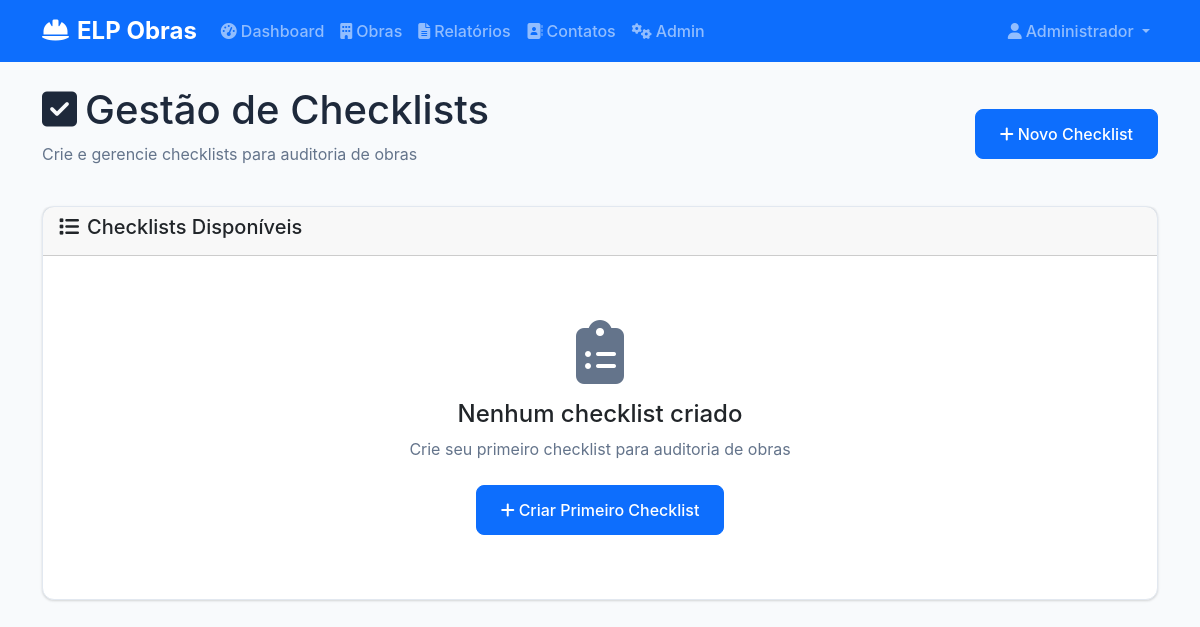
Before: /admin/checklists (signed in) with the older database file.
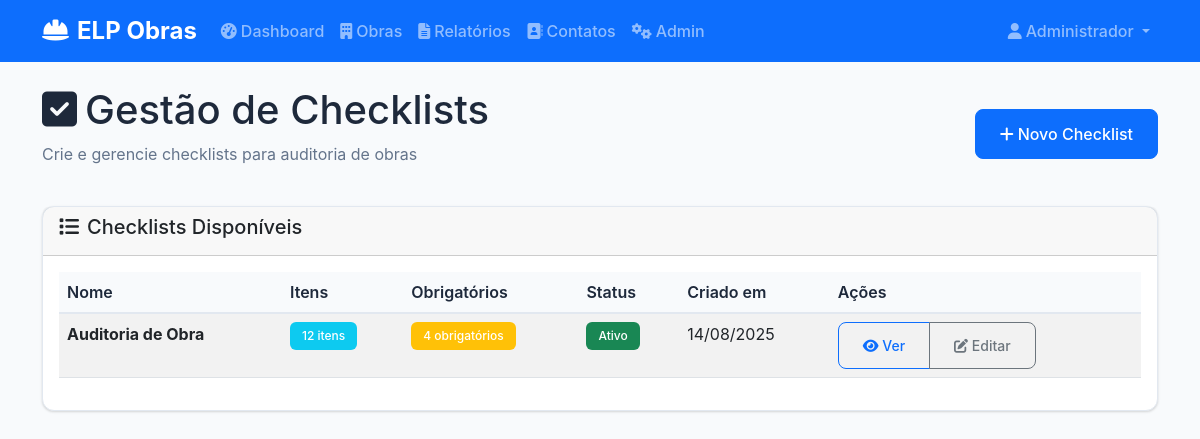
After: the same page with the newer database file.
### models.py (models this page shows, shortened)
class User(UserMixin, db.Model):
    __tablename__ = 'users'
    id = db.Column(db.Integer, primary_key=True)
    nome = db.Column(db.String(100), nullable=False)
    email = db.Column(db.String(120), unique=True, nullable=False)
    senha_hash = db.Column(db.String(256), nullable=False)
    role = db.Column(db.String(20), default='user')  # 'admin' or 'user'
    data_criacao = db.Column(db.DateTime, default=datetime.utcnow)
    obras_responsavel = db.relationship('Obra', backref='responsavel', lazy=True, foreign_keys='Obra.responsavel_id')
    relatorios = db.relationship('Relatorio', backref='usuario', lazy=True, foreign_keys='Relatorio.usuario_id')

class Checklist(db.Model):
    __tablename__ = 'checklists'
    id = db.Column(db.Integer, primary_key=True)
    nome = db.Column(db.String(100), nullable=False)
    campos_json = db.Column(db.Text, nullable=False)
    obrigatorios_json = db.Column(db.Text)
    ativo = db.Column(db.Boolean, default=True)
    data_criacao = db.Column(db.DateTime, default=datetime.utcnow)
    @property
    def campos(self):
        return json.loads(self.campos_json) if self.campos_json else []
    @property
    def obrigatorios(self):
        return json.loads(self.obrigatorios_json) if self.obrigatorios_json else []

### routes.py (the view)
@app.route('/admin/checklists')
@login_required
@admin_required
def admin_checklists():
    checklists = Checklist.query.all()
    return render_template('admin_checklists.html', checklists=checklists)

### app.py (called while the page is built)
@login_manager.user_loader
def load_user(user_id):
    return User.query.get(int(user_id))

### routes.py (called while the page is built)
def admin_required(f):
    @wraps(f)
    def decorated_function(*args, **kwargs):
        if not current_user.is_authenticated or current_user.role != 'admin':
            flash('Acesso negado. Apenas administradores podem acessar esta página.', 'error')
            return redirect(url_for('dashboard'))
        return f(*args, **kwargs)
    return decorated_function

### templates/admin_checklists.html (shortened to what this page needs)
{% extends "base.html" %}
{% block content %}
<div class="row mb-4">
    <div class="col">
        <div class="d-flex justify-content-between align-items-center">
            <div>
                <h1><i class="fas fa-check-square me-2"></i>Gestão de Checklists</h1>
                <p class="text-muted">Crie e gerencie checklists para auditoria de obras</p>
            </div>
            <a href="{{ url_for('create_checklist') }}" class="btn btn-primary">
                <i class="fas fa-plus me-1"></i>Novo Checklist
            </a>
        </div>
    </div>
</div>
<div class="row">
    <div class="col-12">
        <div class="card">
            <div class="card-header">
                <h5><i class="fas fa-list me-2"></i>Checklists Disponíveis</h5>
            </div>
            <div class="card-body">
                {% if checklists %}
                <div class="table-responsive">
                    <table class="table table-striped">
                        <thead>
                            <tr>
                                <th>Nome</th>
                                <th>Itens</th>
                                <th>Obrigatórios</th>
                                <th>Status</th>
                                <th>Criado em</th>
                                <th>Ações</th>
                            </tr>
                        </thead>
                        <tbody>
                            {% for checklist in checklists %}
                            <tr>
                                <td><strong>{{ checklist.nome }}</strong></td>
                                <td><span class="badge bg-info">{{ checklist.campos|length }} itens</span></td>
                                <td><span class="badge bg-warning">{{ checklist.obrigatorios|length }} obrigatórios</span></td>
                                <td>
                                    {% if checklist.ativo %}
                                    <span class="badge bg-success">Ativo</span>
                                    {% else %}
                                    <span class="badge bg-secondary">Inativo</span>
                                    {% endif %}
                                </td>
                                <td>{{ checklist.data_criacao.strftime('%d/%m/%Y') }}</td>
                                <td>
                                    <div class="btn-group btn-group-sm">
                                        <button type="button" class="btn btn-outline-primary" onclick="viewChecklist({{ checklist.id }})">
                                            <i class="fas fa-eye"></i> Ver
                                        </button>
                                        <button type="button" class="btn btn-outline-secondary">
                                            <i class="fas fa-edit"></i> Editar
                                        </button>
                                    </div>
                                </td>
                            </tr>
                            {% endfor %}
                        </tbody>
                    </table>
                </div>
                {% else %}
                <div class="text-center py-5">
                    <i class="fas fa-clipboard-list fa-4x text-muted mb-3"></i>
                    <h4>Nenhum checklist criado</h4>
                    <p class="text-muted mb-4">Crie seu primeiro checklist para auditoria de obras</p>
                    <a href="{{ url_for('create_checklist') }}" class="btn btn-primary">
                        <i class="fas fa-plus me-1"></i>Criar Primeiro Checklist
                    </a>
                </div>
                {% endif %}
            </div>
        </div>
    </div>
</div>
{% endblock %}

### templates/base.html (shortened to what this page needs)
<!DOCTYPE html>
<html lang="pt-BR">
<head>
    <link href="https://cdn.jsdelivr.net/npm/bootstrap@5.3.0/dist/css/bootstrap.min.css" rel="stylesheet">
    <link href="https://cdnjs.cloudflare.com/ajax/libs/font-awesome/6.4.0/css/all.min.css" rel="stylesheet">
    <link href="{{ url_for('static', filename='css/style.css') }}" rel="stylesheet">
</head>
<body>
    {% if current_user.is_authenticated %}
    <nav class="navbar navbar-expand-lg navbar-dark bg-primary">
        <div class="container">
            <a class="navbar-brand" href="{{ url_for('dashboard') }}">
                <i class="fas fa-hard-hat me-2"></i>ELP Obras
            </a>
            <div class="collapse navbar-collapse" id="navbarNav">
                <ul class="navbar-nav me-auto">
                    <li class="nav-item">
                        <a class="nav-link" href="{{ url_for('dashboard') }}">
                            <i class="fas fa-tachometer-alt me-1"></i>Dashboard
                        </a>
                    </li>
                    <li class="nav-item">
                        <a class="nav-link" href="{{ url_for('projects') }}">
                            <i class="fas fa-building me-1"></i>Obras
                        </a>
                    </li>
                    <li class="nav-item">
                        <a class="nav-link" href="{{ url_for('reports') }}">
                            <i class="fas fa-file-alt me-1"></i>Relatórios
                        </a>
                    </li>
                    <li class="nav-item">
                        <a class="nav-link" href="{{ url_for('contacts') }}">
                            <i class="fas fa-address-book me-1"></i>Contatos
                        </a>
                    </li>
                    {% if current_user.role == 'admin' %}
                    <li class="nav-item">
                        <a class="nav-link" href="{{ url_for('admin_panel') }}">
                            <i class="fas fa-cogs me-1"></i>Admin
                        </a>
                    </li>
                    {% endif %}
                </ul>
                <ul class="navbar-nav">
                    <li class="nav-item dropdown">
                        <a class="nav-link dropdown-toggle" href="#" role="button" data-bs-toggle="dropdown">
                            <i class="fas fa-user me-1"></i>{{ current_user.nome }}
                        </a>
                    </li>
                </ul>
            </div>
        </div>
    </nav>
    {% endif %}
    <main class="main-content">
        <div class="container mt-4">
            {% block content %}{% endblock %}
        </div>
    </main>
</body>
</html>

### static/css/style.css (style rules this page uses)
:root { --primary-color: #2563eb; --secondary-color: #64748b; --success-color: #10b981; --warning-color: #f59e0b; --danger-color: #ef4444; --info-color: #06b6d4; --light-color: #f8fafc; --dark-color: #1e293b; --border-color: #e2e8f0; }
body { font-family: 'Inter', -apple-system, BlinkMacSystemFont, 'Segoe UI', Roboto, sans-serif; background-color: var(--light-color); color: var(--dark-color); }
.main-content { min-height: calc(100vh - 76px); padding-bottom: 2rem; }
.navbar-brand { font-weight: 700; font-size: 1.5rem; }
.navbar-nav .nav-link { font-weight: 500; transition: all 0.3s ease; }
.card { border: 1px solid var(--border-color); border-radius: 12px; box-shadow: 0 1px 3px 0 rgba(0, 0, 0, 0.1), 0 1px 2px 0 rgba(0, 0, 0, 0.06); transition: all 0.3s ease; }
.btn { border-radius: 8px; font-weight: 500; padding: 0.75rem 1.5rem; transition: all 0.3s ease; }
.table { border-collapse: separate; border-spacing: 0; }
.table th { background-color: var(--light-color); border-bottom: 2px solid var(--border-color); font-weight: 600; color: var(--dark-color); }
.badge { font-weight: 500; padding: 0.5rem 0.75rem; border-radius: 6px; }
.text-muted { color: var(--secondary-color) !important; }

Changed rows visible on the page:
added Checklist: nome "Auditoria de Obra", campos|length "12", obrigatorios|length "4", ativo "Ativo", data_criacao "14/08/2025"
Other visible differences:
text no longer shown: "Nenhum checklist criado Crie seu primeiro checklist para auditoria de obras Criar Primeiro Checklist"
text now shown: "Nome Itens Obrigatórios Status Criado em Ações"
